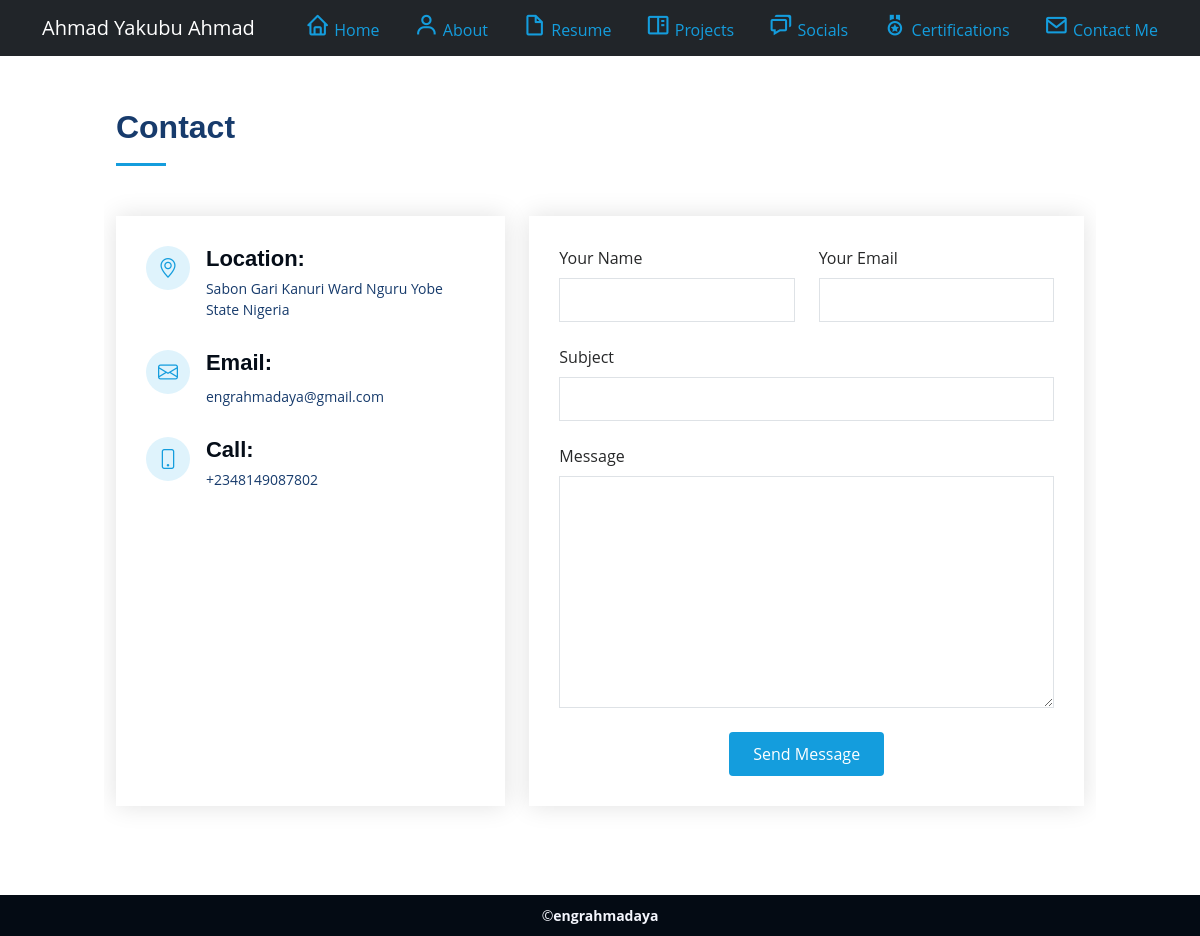
The app's page /contact with its own data.
### baseapp/models.py (models this page shows)
class Social(models.Model):
    facebook = models.URLField(null=True, blank=True)
    twitter = models.URLField(null=True, blank=True)
    instagram = models.URLField(null=True, blank=True)
    linkedin = models.URLField(null=True, blank=True)
    github = models.URLField(null=True, blank=True)
    showcase = models.URLField(null=True, blank=True)
    homeAdress = models.CharField(max_length=200, null=True, blank=True)
    phone1 = models.CharField(max_length=200, null=True, blank=True)
    phone2 = models.CharField(max_length=200, null=True, blank=True)
    primaryEmail = models.EmailField(max_length=200, null=True, blank=True)
    AlternativeEmail = models.EmailField(max_length=200, null=True, blank=True)
    whatsapp = models.CharField(max_length=200, null=True, blank=True)

### baseapp/views.py (the view)
# urls.py: path('contact', views.contact, name="contact"),
def contact(request):
    socials = Social.objects.all()
    context = { 'socials' : socials}
    return render(request, 'baseapp/contact.html', context)

### baseapp/templates/baseapp/contact.html (shortened to what this page needs)
{% extends 'baseapp/base.html' %}
{% load static %}
{% block content  %}
    <section id="contact" class="contact">
      <div class="container">
        <div class="section-title">
          <h2>Contact</h2>
        </div>
        <div class="row" data-aos="fade-in">
          {% for social in socials %}
          <div class="col-lg-5 d-flex align-items-stretch">
            <div class="info">
              <div class="address">
                <i class="bi bi-geo-alt"></i>
                <h4>Location:</h4>
                <p>{{social.homeAdress}}</p>
              </div>
              <div class="email">
                <i class="bi bi-envelope"></i>
                <h4>Email:</h4>
                <p>{{social.primaryEmail}}</p>
              </div>
              <div class="phone">
                <i class="bi bi-phone"></i>
                <h4>Call:</h4>
                <p>{{social.phone1}}</p>
              </div>
            </div>
            {% endfor %}
          </div>
          <div class="col-lg-7 mt-5 mt-lg-0 d-flex align-items-stretch">
            <form action="forms/contact.php" method="post" role="form" class="php-email-form">
              <div class="row">
                <div class="form-group col-md-6">
                  <label for="name">Your Name</label>
                  <input type="text" name="name" class="form-control" id="name" required>
                </div>
                <div class="form-group col-md-6">
                  <label for="name">Your Email</label>
                  <input type="email" class="form-control" name="email" id="email" required>
                </div>
              </div>
              <div class="form-group">
                <label for="name">Subject</label>
                <input type="text" class="form-control" name="subject" id="subject" required>
              </div>
              <div class="form-group">
                <label for="name">Message</label>
                <textarea class="form-control" name="message" rows="10" required></textarea>
              </div>
              <div class="text-center"><button type="submit">Send Message</button></div>
            </form>
          </div>
        </div>
      </div>
    </section>
{% endblock content  %}

### static/assets/css/style.css (style rules this page uses)
body, html { font-family: "Open Sans", sans-serif; color: #272829; }
h1, h2, h3, h4, h5, h6 { font-family: "Raleway", sans-serif; }
section { padding: 60px 0; overflow: hidden; }
.section-title { padding-bottom: 30px; }
.section-title h2 { font-size: 32px; font-weight: bold; margin-bottom: 20px; padding-bottom: 20px; position: relative; color: #173b6c; }
.section-title h2::after { content: ""; position: absolute; display: block; width: 50px; height: 3px; background: #149ddd; bottom: 0; left: 0; }
.contact { padding-bottom: 130px; }
.contact .info { padding: 30px; background: #fff; width: 100%; box-shadow: 0 0 24px 0 rgba(0, 0, 0, 0.12); }
.contact .info i { font-size: 20px; color: #149ddd; float: left; width: 44px; height: 44px; background: #dff3fc; display: flex; justify-content: center; align-items: center; border-radius: 50px; transition: all 0.3s ease-in-out; }
.contact .info h4 { padding: 0 0 0 60px; font-size: 22px; font-weight: 600; margin-bottom: 5px; color: #050d18; }
.contact .info p { padding: 0 0 10px 60px; margin-bottom: 20px; font-size: 14px; color: #173b6c; }
.contact .info .email p { padding-top: 5px; }
.contact .php-email-form { width: 100%; padding: 30px; background: #fff; box-shadow: 0 0 24px 0 rgba(0, 0, 0, 0.12); }
.contact .php-email-form .form-group { padding-bottom: 8px; }
.contact .php-email-form .form-group { margin-bottom: 15px; }
.contact .php-email-form label { padding-bottom: 8px; }
.contact .php-email-form input, .contact .php-email-form textarea { border-radius: 0; box-shadow: none; font-size: 14px; }
.contact .php-email-form input { height: 44px; }
.contact .php-email-form textarea { padding: 10px 15px; }
.contact .php-email-form button[type=submit] { background: #149ddd; border: 0; padding: 10px 24px; color: #fff; transition: 0.4s; border-radius: 4px; }

### records on screen
Social: homeAdress "Sabon Gari Kanuri Ward Nguru Yobe State Nigeria", primaryEmail "engrahmadaya@gmail.com", phone1 "+2348149087802"
